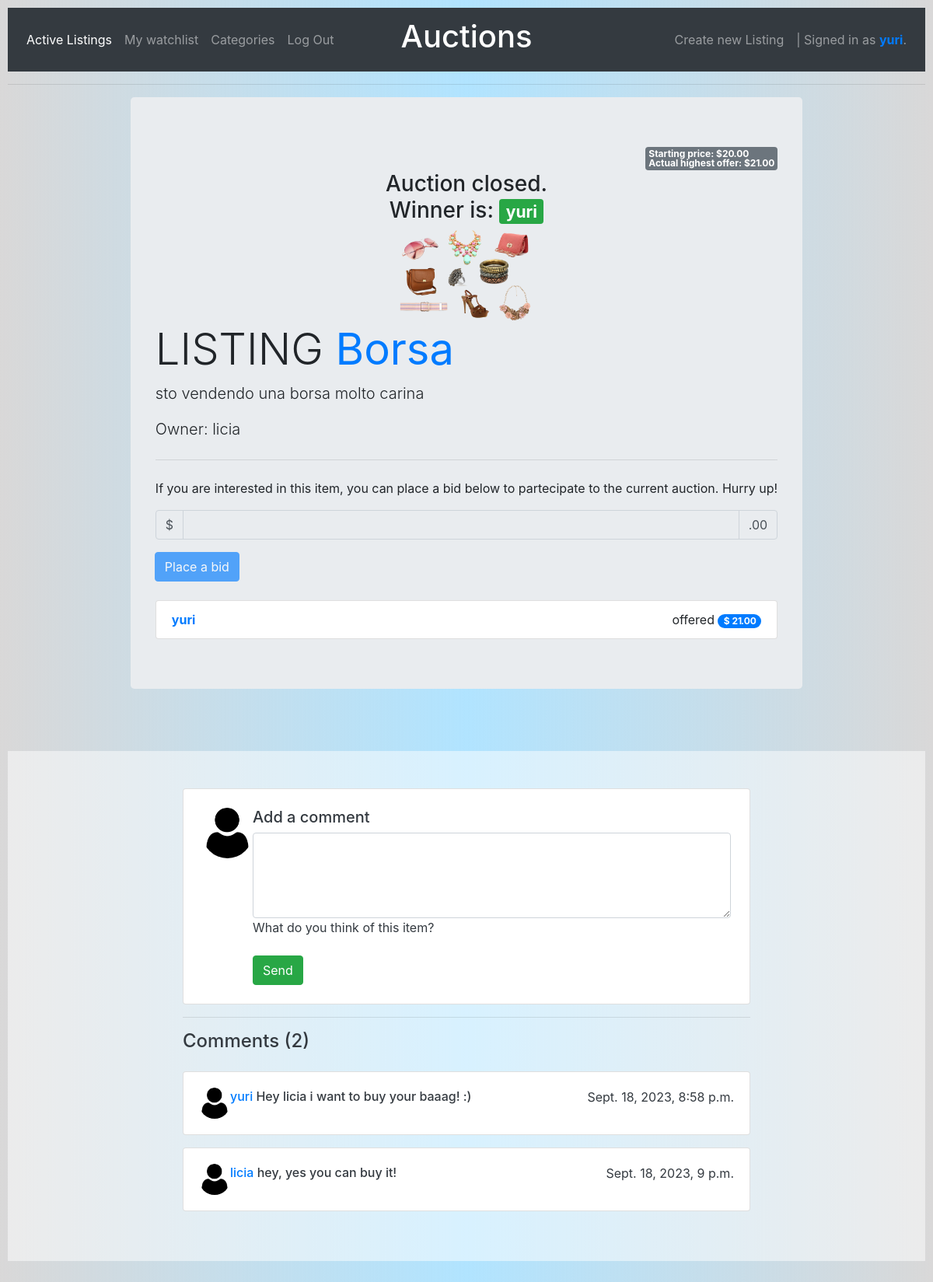
Page /6/listingpage (signed in) on the committed database.
### auctions/models.py (models this page shows, shortened)
class User(AbstractUser):
    pass

class Listing(models.Model):
    id = models.AutoField(primary_key=True)
    title = models.CharField(max_length=24)
    description = models.CharField(max_length=64)
    startingprice = models.IntegerField()
    imagename = models.CharField(max_length=255)
    categoryname = models.CharField(max_length=255, blank=True, null=True)
    user = models.ForeignKey(User, on_delete=models.CASCADE, related_name='owner')
    winner = models.CharField(max_length=255, blank=True, null=True)
    pass

class Bid(models.Model):
    id = models.AutoField(primary_key=True)
    amount = models.IntegerField()
    user = models.ForeignKey(User, on_delete=models.DO_NOTHING, related_name='bidder')
    listing = models.ForeignKey(Listing, on_delete=models.CASCADE, related_name='item')
    pass

class Comment(models.Model):
    id = models.AutoField(primary_key=True)
    content = models.CharField(max_length=255)
    user = models.ForeignKey(User, on_delete=models.DO_NOTHING, related_name='commenter')
    listing = models.ForeignKey(Listing, on_delete=models.CASCADE, related_name='itemCommented')
    timestamp = models.DateTimeField(blank=True, null=True)
    pass

### auctions/views.py (the view, shortened to what this page needs)
# urls.py: path("<int:listing_id>/listingpage", views.listing, name="listingpage"),
@login_required
def listing(request, listing_id):
    if request.user.is_authenticated:
        try:
            bids = Bid.objects.all().filter(listing=listing_id)
        except ObjectDoesNotExist:
            bids = None
    if request.user.is_authenticated:
        if request.method != "POST":
            try:
                listing = Listing.objects.get(pk=listing_id)
            except ObjectDoesNotExist:
                return HttpResponse("Listing not found.")
            user = User.objects.get(username=request.user)
            comments = Comment.objects.all().filter(listing=listing_id)
            commentsCount = comments.count()
            isOwner = False
            if listing.user.username == user.username:
                isOwner = True
            isactive = False
            try:
                watch = Watchlist.objects.get(user=user.pk, listing=listing_id)
                if watch is not None:
                    isactive = True
            except ObjectDoesNotExist:
                watch = None
            if bids is not None:
                offers=(bid.amount for bid in bids)
                maximum = max(offers, default=listing.startingprice)
            return render(request, "auctions/listingpage.html", {
                    "username": user.username,
                    "listing": listing,
                    "bids": bids,
                    "actualprice": maximum,
                    "isWatching": isactive,
                    "isOwner": isOwner,
                    "comments": comments,
                    "commentsCount": commentsCount
                })
    else:
        return HttpResponseRedirect(reverse("index"))

### auctions/templates/auctions/listingpage.html (shortened to what this page needs)
{% extends "auctions/layout.html" %}
{% block body %}
    {% load static %}
    <div class="row justify-content-center">
      <div class="jumbotron">
      <div class="text-right">
        <span class="badge badge-secondary">
          <span class="input-group-prepend">Starting price: ${{listing.startingprice}}<span class="input-group-append">.00</span></span>
          <span class="input-group-prepend">Actual highest offer: ${{actualprice}}<span class="input-group-append">.00</span></span>
        </span>
      </div>
      {% if listing.winner is not None %}
      <div class="text-center">
        <h3>Auction closed. <br>Winner is: <span class="badge badge-success">{{ listing.winner }}</span></h3>
      </div>
      {% endif %}
      <div class="text-center">
        <img class="card-img-top justify-content-center" src="{% static 'images/'|add:listing.imagename' %}" alt="Listing Image" id="img">
      </div>
        <h1 class="display-4">LISTING <strong class="text-primary">{{ listing.title }}</strong></h1>
        <form method="POST" action="{% url 'biddingpage' listing.id %}">
        <p class="lead">{{ listing.description }}</p>
        <p class="lead">Owner: {{ listing.user }}</p>
        <hr class="my-4">
        <p>If you are interested in this item, you can place a bid below to partecipate to the current auction. Hurry up!</p>
        <div class="input-group mb-3">
          <div class="input-group-prepend">
            <span class="input-group-text">$</span>
          </div>
          {% if listing.winner is None %}
          <input type="number" name="amount" class="form-control" aria-label="Amount (to the nearest dollar)" min="{{actualprice}}" required>
          {% else %}
          <input type="number" name="amount" class="form-control" aria-label="Amount (to the nearest dollar)" min="{{actualprice}}" readonly>
          {% endif %}
          <div class="input-group-append">
            <span class="input-group-text">.00</span>
          </div>
        </div>
        <div class="input-group-append">
          {% if listing.winner is None %}
            <input type="submit" value="Place a bid" class="btn btn-primary">
          {% else %}
            <input type="submit" value="Place a bid" class="btn btn-primary" disabled>
          {% endif %}
      </div>
      </form>
      <br>
      <ul class="list-group">
        {% for bid in bids %}
        <li class="list-group-item d-flex justify-content-between align-items-center">
          <strong class="text-primary">{{bid.user}}</strong>
          <div class="text-center"><span>offered </span>
            <span class="badge badge-primary badge-pill">
              <span class="input-group-prepend">$ {{bid.amount}}<span class="input-group-append">.00</span></span>
          </span>
        </div>
        </li>
        {% endfor %}
      </ul>
      </div>
    </div>
    <section id="commentSection">
      <form method="POST" action="{% url 'comment' listing.id %}">
      <div class="container my-5 py-5 text-dark">
        <div class="row d-flex justify-content-center">
          <div class="col-md-12 col-lg-10 col-xl-8">
            <div class="card">
              <div class="card-body p-4">
                <div class="d-flex flex-start w-100">
                  <img class="rounded-circle shadow-1-strong me-3"
                    src="{% static 'images/user.png' %}" alt="avatar" width="65"
                    height="65" />
                  <div class="w-100">
                    <h5>Add a comment</h5>
                    <div class="form-outline">
                      <textarea class="form-control" name="content" rows="4"></textarea>
                      <label class="form-label" for="textAreaExample">What do you think of this item?</label>
                    </div>
                    <div class="d-flex justify-content-between mt-3">
                      <button type="submit" class="btn btn-success">
                        Send
                      </button>
                    </div>
                  </div>
                </div>
              </div>
            </div>
          </form>
            <hr>
            {% if comments is not None %}
            <div class="d-flex justify-content-between align-items-center mb-4">
              <h4 class="text-dark mb-0">Comments ({{ commentsCount }})</h4>
            </div>
            {% for comment in comments %}
            <div class="card mb-3">
              <div class="card-body">
                <div class="d-flex flex-start">
                  <img class="rounded-circle shadow-1-strong me-3"
                    src="{% static 'images/user.png' %}" alt="avatar" width="40"
                    height="40" />
                  <div class="w-100">
                    <div class="d-flex justify-content-between align-items-center mb-3">
                      <h6 class="text-primary fw-bold mb-0">
                        {{ comment.user }}
                        <span class="text-dark ms-2">{{ comment.content }}</span>
                      </h6>
                      <p class="mb-0">{{ comment.timestamp }}</p>
                    </div>
                  </div>
                </div>
              </div>
            </div>
            {% endfor %}
            {% endif %}
    </section>
{% endblock %}

### auctions/templates/auctions/layout.html (shortened to what this page needs)
{% load static %}
<!DOCTYPE html>
<html lang="en">
    <head>
        <link rel="stylesheet" href="https://cdn.jsdelivr.net/npm/bootstrap@4.1.3/dist/css/bootstrap.min.css">
        <link href="{% static 'auctions/styles.css' %}" rel="stylesheet">
    </head>
    <body>
        <nav class="navbar navbar-expand-md navbar-dark bg-dark">
            <div class="navbar-collapse collapse w-100 order-1 order-md-0 dual-collapse2">
                <ul class="navbar-nav mr-auto">
                    <li class="nav-item active">
                        <a class="nav-link" href="{% url 'index' %}">Active Listings</a>
                    </li>
                {% if user.is_authenticated %}
                    <li class="nav-item">
                        <a class="nav-link" href="{% url 'watchpage' %}">My watchlist</a>
                    </li>
                    <li class="nav-item">
                        <a class="nav-link" href="{% url 'categories' %}">Categories</a>
                    </li>
                    <li class="nav-item">
                        <a class="nav-link" href="{% url 'logout' %}">Log Out</a>
                    </li>
                {% endif %}
                </ul>
            </div>
            <div class="mx-auto order-0">
                <a class="navbar-brand mx-auto" href="#"><h1>Auctions</h1></a>
            </div>
            <div class="navbar-collapse collapse w-100 order-3 dual-collapse2">
                <ul class="navbar-nav ml-auto">
                    <li class="nav-item">
                        <a class="nav-link" href="{% url 'newlisting' %}">Create new Listing</a>
                    </li>
                    <li>
                        {% if user.is_authenticated %}
                            <a class="nav-link">| Signed in as <strong class="text-primary">{{ user.username }}</strong>.</a>
                        {% else %}
                            <a class="nav-link">| Not signed in.</strong></a>
                        {% endif %}
                    </li>
                </ul>
            </div>
        </nav>
        <hr>
        {% block body %}
        {% endblock %}
    </body>
</html>

### auctions/static/auctions/styles.css (style rules this page uses)
body { padding: 10px; background: rgb(217,216,216); background: linear-gradient(90deg, rgba(217,216,216,1) 0%, rgba(97, 200, 255, 0.493) 50%, rgba(217,216,216,1) 100%); }
.card-img-top { width: 100%; height: 10vw; object-fit: cover; }
#commentSection, #filterSection { background-color: #fff; background-color: rgba(255,255,255,0.5); }
#img { object-fit: contain }

### rows in the picture
User: username "yuri"
Listing: startingprice "20", winner "yuri", imagename (picture), title "Borsa", description "sto vendendo una borsa molto carina", user "licia"
Bid: user "yuri", amount "21"
Comment: user "yuri", content "Hey licia i want to buy your baaag! :)", timestamp "Sept. 18, 2023, 8:58 p.m."
Comment: user "licia", content "hey, yes you can buy it!", timestamp "Sept. 18, 2023, 9 p.m."

### other values in the picture
{{ actualprice }} "21"
{{ commentsCount }} "2"
